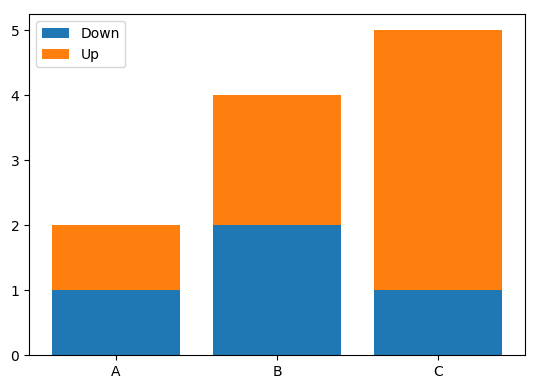

Python code for this plot:
import matplotlib.pyplot as plt
import numpy as np


firstType = [1, 1]
secondType = [2, 2]
thirdType = [1, 4]

Types = [firstType, secondType, thirdType]
position = np.array([0, 1, 2])

belowBar = plt.bar(position, [Type[0] for Type in Types])
aboveBar = plt.bar(position, [Type[1] for Type in Types], bottom = [Type[0] for Type in Types])

plt.xticks(position, ['A', 'B', 'C'])
plt.legend([belowBar, aboveBar], ["Down", "Up"])
plt.show()
